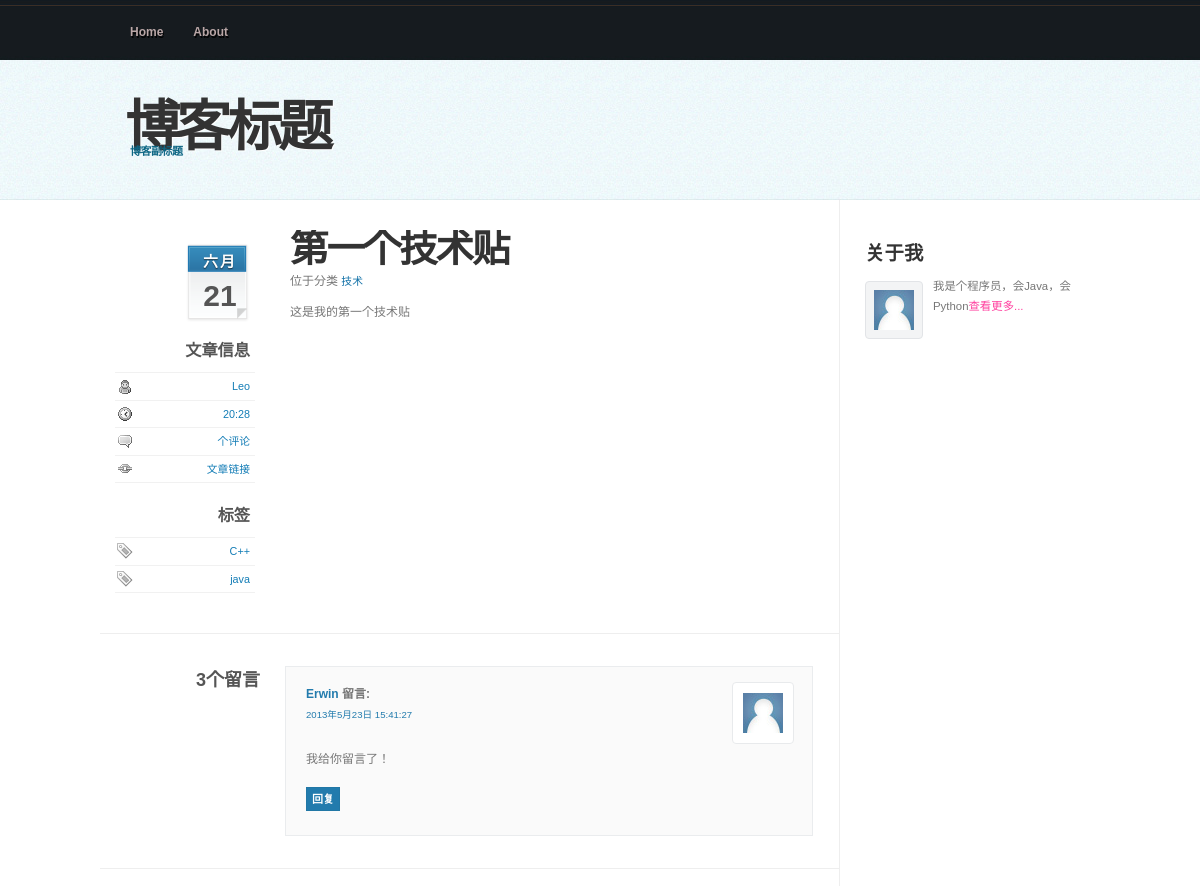
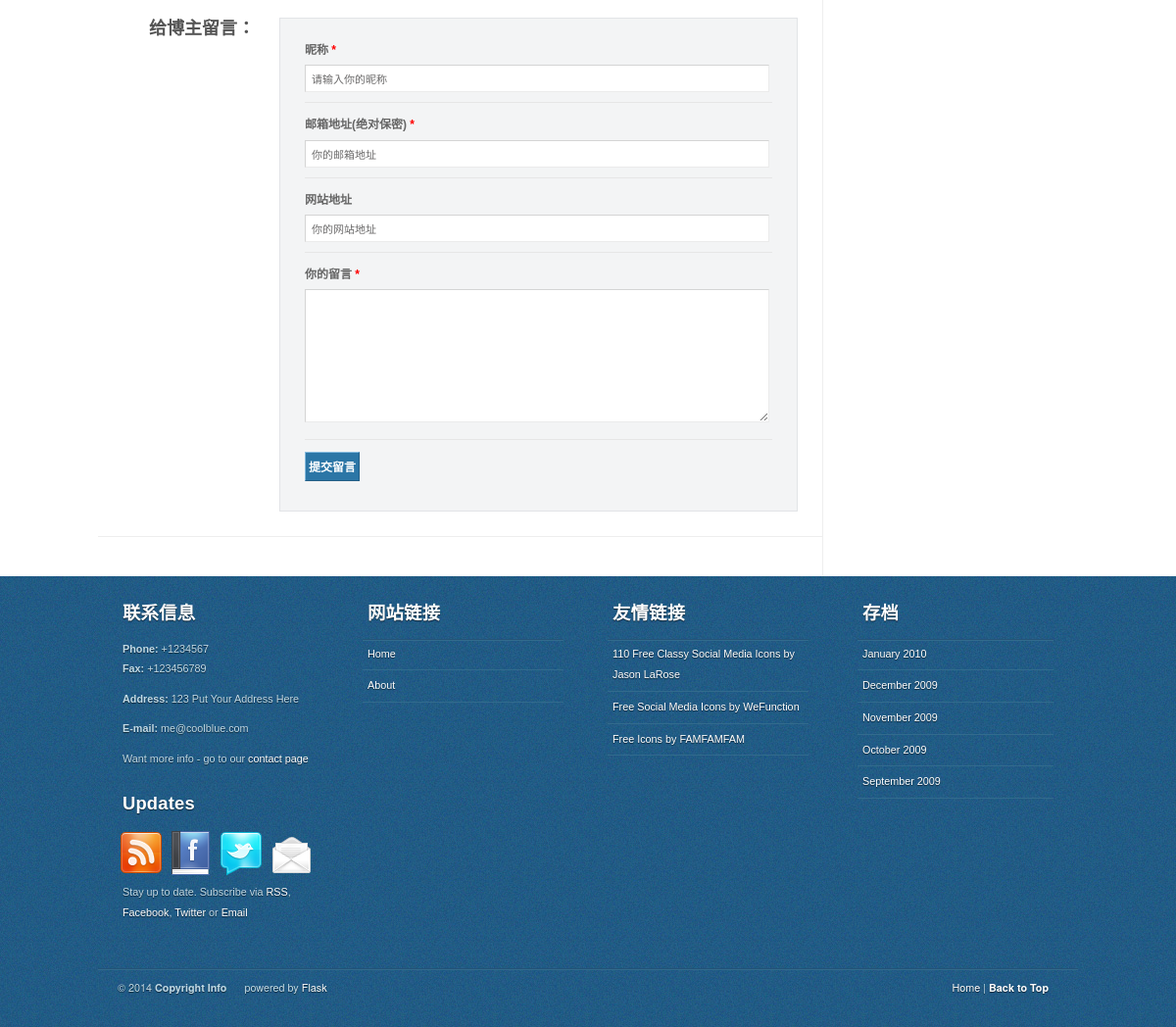
The page /blog/1 on the database its author committed (2 pictures, top to bottom).
### models.py (models this page shows, shortened)
class Setting(db.Model):
	id            = db.Column(db.Integer, primary_key=True)
	blog_title    = db.Column(db.String(120), nullable=False)
	blog_subtitle = db.Column(db.String(120))
	about_author  = db.Column(db.String(300))
	about_detail  = db.Column(db.Text)

class Article(db.Model):
	id          = db.Column(db.Integer, primary_key=True)
	title       = db.Column(db.String(50), nullable=False)
	content     = db.Column(db.Text)
	create_time = db.Column(db.DateTime, default=datetime.now)
	modify_time = db.Column(db.DateTime, default=datetime.now, \
		onupdate=datetime.now)
	category_id = db.Column(db.Integer, db.ForeignKey('category.id'))
	category    = db.relationship('Category', backref='articles')
	messages    = db.relationship('Message', backref='article')
	tags        = db.relationship('Tag', secondary=article_tags_table)
	user_id     = db.Column(db.Integer, db.ForeignKey('user.id'))
	author      = db.relationship('User')

class Category(db.Model):
	id   = db.Column(db.Integer, primary_key=True)
	name = db.Column(db.String(50), nullable=False)

class User(db.Model):
	id = db.Column(db.Integer, primary_key=True)
	name = db.Column(db.String(50), nullable=False)

class Tag(db.Model):
	id   = db.Column(db.Integer, primary_key=True)
	name = db.Column(db.String(30), nullable=False)

### views.py (the view)
@app.route('/blog/<int:id>')
def show(id):
	article = Article.query.get(id)
	return render_template('show.html', article=article, \
		**_global_dicts())

### views.py (called while the page is built)
def _dateformat(dt):
    mon = Mons[str(dt.month)]
    return u'%s月<span>%d</span>' % (mon, dt.day)

def _timeformat(dt):
    return u'%d:%d' % (dt.hour, dt.minute)

def _global_dicts():
	'''
	全局变量
	'''
	setting = Setting.query.get(1)
	dicts = {
		'blog':setting
	}
	return dicts

### templates/show.html (shortened to what this page needs)
{% extends 'common.html' %}
{% block main %}
      <div class="post">
        <div class="right">
          <h2>
            <a href="#">{{ article.title }}</a>
          </h2>
          <p class="post-info">
            位于分类 <a href="#">{{ article.category.name }}</a>
          </p>
          <p>
          {{ article.content|safe }}
          </p>
        </div>
        <div class="left">
          <p class="dateinfo">
            {{ article.create_time|dateformat|safe }}
          </p>
          <div class="post-meta">
            <h4>文章信息</h4>
            <ul>
              <li class="user">{{ article.author.name }}</li>
              <li class="time">{{ article.create_time|timeformat|safe }}</li>
              <li class="comment"><a href="#">{{ article.messages.length }}个评论</a></li>
              <li class="permalink"><a href="/blog/{{ article.id }}">文章链接</a></li>
            </ul>
          </div>
          <div class="post-meta">
            <h4>标签</h4>
            <ul class="tags">
              {% for tag in article.tags %}
              <li><a href="/tag/{{ tag.id }}">{{ tag.name }}</a></li>
              {% endfor %}
            </ul>
          </div>
        </div>
      </div>
      <div class="post-bottom-section">
        <h4>3个留言</h4>
        <div class="right">
          <ol class="commentlist">
            <li class="depth-1">
              <div class="comment-info"> <img width="40" height="40" class="avatar" src="/static/images/gravatar.jpg" alt=""> <cite> <a href="javascript:void(0);">Erwin</a> 留言: <br>
                <span class="comment-data"><a href="javascript:void(0);">2013年5月23日 15:41:27</a></span> </cite> </div>
              <div class="comment-text">
                <p>我给你留言了！</p>
                <div class="reply"> <a href="#msg2me" class="comment-reply-link">回复</a> </div>
              </div>
            </li>
          </ol>
        </div>
      </div>
      <div class="post-bottom-section">
        <h4>给博主留言：</h4>
        <div id="msg2me" class="right">
          <form id="commentform" method="post" action="/message">
            <p>
              <label for="nickname">昵称</label>&nbsp;<font color="red"><b>*</b></font>
              <br>
              <input type="text" tabindex="1" value="" name="nickname" id="name">
            </p>
            <p>
              <label for="email">邮箱地址(绝对保密)</label>&nbsp;<font color="red"><b>*</b></font>
              <br>
              <input type="text" tabindex="2" value="你的邮箱地址" name="email" id="email">
            </p>
            <p>
              <label for="address">网站地址</label>
              <br>
              <input type="text" tabindex="3" value="你的网站地址" name="address" id="website">
            </p>
            <p>
              <label for="content">你的留言</label>&nbsp;<font color="red"><b>*</b></font>
              <br>
              <textarea tabindex="4" cols="20" rows="10" name="content" id="message"></textarea>
            </p>
            <p class="no-border">
              <input type="submit" tabindex="5" value="提交留言" class="button">
            </p>
          </form>
        </div>
      </div>
{% endblock %}

### templates/common.html (shortened to what this page needs)
{% extends 'base.html' %}
{% block header %}
<h1 id="logo-text">
<a href="/">{{blog.blog_title}}</a>
</h1>
<p id="slogan">{{blog.blog_subtitle}}</p>
<div id="nav">
	<ul>
		<li {{ focus('home', current) }}><a href="/">Home</a></li>
		<li {{ focus('about', current) }}><a href="/about">About</a></li>
	</ul>
</div>
{% endblock %}
{% block sidebar %}
<div class="about-me">
  <h3>关于我</h3>
  <p>
    <a href="#"><img src="/static/images/gravatar.jpg" width="40"
      height="40" alt="" class="float-left" /></a>{{ blog.about_author }}<a href="/about">查看更多...</a>
  </p>
</div>
{% endblock %}
{% block sitelinks %}
<li><a href="/">Home</a></li>
<li><a href="/about">About</a></li>
{% endblock %}

### static/css/enhancements.css (style rules this page uses)
img { -moz-border-radius: 4px; -webkit-border-radius: 4px; border-radius: 4px; }
#header h1#logo-text a { text-shadow: 1px 1px 0 #fff; }
#header #nav ul, #header p#rss a { text-shadow: 1px 2px 0 rgba(0,0,0,0.9); }
.left p.dateinfo { text-shadow: 0 1px 1px rgba(0, 0, 0, 0.6); }
.left p.dateinfo span { text-shadow: none; }

### rows shown on the page
Setting: blog_title "博客标题", blog_subtitle "博客副标题", about_author "我是个程序员，会Java，会Python"
Article: title "第一个技术贴", content "这是我的第一个技术贴", create_time "六月 21", create_time "20:28"
Category: category.name "技术"
User: author.name "Leo"
Tag: name "C++"
Tag: name "java"
